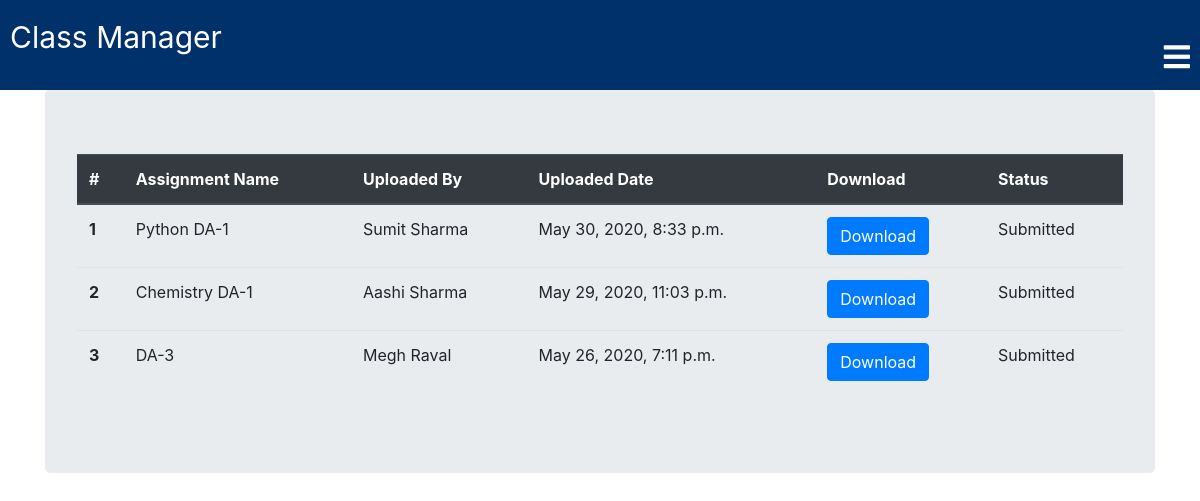
The page /classroom/class_assignment/ (signed in) on the database its author committed.
### classroom/models.py (models this page shows, shortened)
class ClassAssignment(models.Model):
    student = models.ManyToManyField(Student,related_name='student_assignment')
    teacher = models.ForeignKey(Teacher,related_name='teacher_assignment',on_delete=models.CASCADE)
    created_at = models.DateTimeField(auto_now=True)
    assignment_name = models.CharField(max_length=250)
    assignment = models.FileField(upload_to='assignments')
    class Meta:
        ordering = ['-created_at']

class Teacher(models.Model):
    user = models.OneToOneField(User,on_delete=models.CASCADE,primary_key=True,related_name='Teacher')
    name = models.CharField(max_length=250)
    subject_name = models.CharField(max_length=250)
    email = models.EmailField(max_length=254)
    phone = models.IntegerField()
    teacher_profile_pic = models.ImageField(upload_to="classroom/teacher_profile_pic",blank=True)
    class_students = models.ManyToManyField(Student,through="StudentsInClass")
    def __str__(self):
        return self.name

### classroom/views.py (the view)
# urls.py: path('class_assignment/',views.class_assignment,name="class_assignment"),
@login_required
def class_assignment(request):
    student = request.user.Student
    assignment = SubmitAssignment.objects.filter(student=student)
    assignment_list = [x.submitted_assignment for x in assignment]
    return render(request,'classroom/class_assignment.html',{'student':student,'assignment_list':assignment_list})

### template/classroom/class_assignment.html
{% extends 'classroom/base.html' %}
{% block content %}
<div class="container">
  <div class="jumbotron">
{% if student.student_assignment.count == 0 %}
  <h2>No assignments Yet</h2>
{% else %}
  <table class="table">
    <thead class="thead-dark">
      <tr>
        <th scope="col">#</th>
        <th scope="col">Assignment Name</th>
        <th scope="col">Uploaded By</th>
        <th scope="col">Uploaded Date</th>
        <th scope="col">Download</th>
        <th scope="col">Status</th>
      </tr>
    </thead>
    <tbody>
      {% for assignment in student.student_assignment.all %}
        <tr>
          <th scope="row">{{ forloop.counter }}</th>
          <td>{{ assignment.assignment_name }}</td>
          <td>{{ assignment.teacher }}</td>
          <td>{{ assignment.created_at }}</td>
          <td><a href="{{ assignment.assignment.url }}" class="btn btn-primary" target="_blank">Download</a></td>
          {% if assignment in assignment_list %}
            <td>Submitted</td>
          {% else %}
            <td><a href="{% url 'classroom:submit_assignment' id=assignment.id %}" class="btn btn-primary">Submit</a></td>
          {% endif %}
        </tr>
      {% endfor %}
    </tbody>
  </table>
{% endif %}
</div>
</div>
{% endblock %}

### template/classroom/base.html (shortened to what this page needs)
<!DOCTYPE html>
{% load static %}
<html lang="en" dir="ltr">
  <head>
<link rel="stylesheet" href="https://maxcdn.bootstrapcdn.com/bootstrap/4.5.0/css/bootstrap.min.css">
    <link rel="stylesheet" href="{% static 'css/base.css' %}">
    <link rel="stylesheet" href="{% static 'css/searchbar.css' %}">
    <link rel="stylesheet" href="{% static 'css/newbase.css' %}">
    <link rel="stylesheet" href="https://pro.fontawesome.com/releases/v5.10.0/css/all.css">
    {% load bootstrap4 %}
    {% bootstrap_css %}
  </head>
  <body>
    <nav>
      <div class="toggle">
        <a href="{% url 'home' %}">Class Manager</a>
        <i class="fa fa-bars menu"></i>
      </div>
    </nav>
      {% block content %}
      {% endblock %}
  </body>
</html>

### static/css/base.css (style rules this page uses)
nav { width: 100%; background: #00316b; margin-bottom: 0; }
.toggle { width: 100%; padding: 10px; background: #00316b; text-align: right; box-sizing: border-box; color: #fff; font-size: 30px; display: block; }
.toggle a { text-align: left; display: block; color: #fff; text-decoration: none; margin-top:5px; margin-bottom: -25px; padding: 0px; }

### rows shown on the page
ClassAssignment: assignment_name "Python DA-1", teacher "Sumit Sharma", created_at "May 30, 2020, 8:33 p.m.", shows "Submitted"
ClassAssignment: assignment_name "Chemistry DA-1", teacher "Aashi Sharma", created_at "May 29, 2020, 11:03 p.m.", shows "Submitted"
ClassAssignment: assignment_name "DA-3", teacher "Megh Raval", created_at "May 26, 2020, 7:11 p.m.", shows "Submitted"
